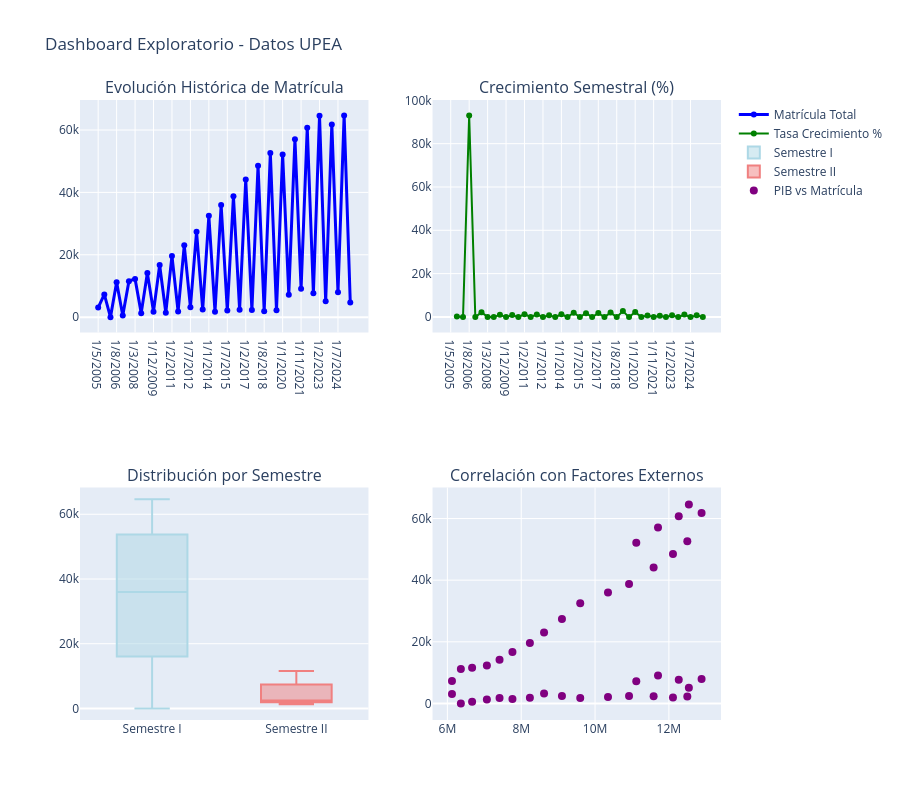
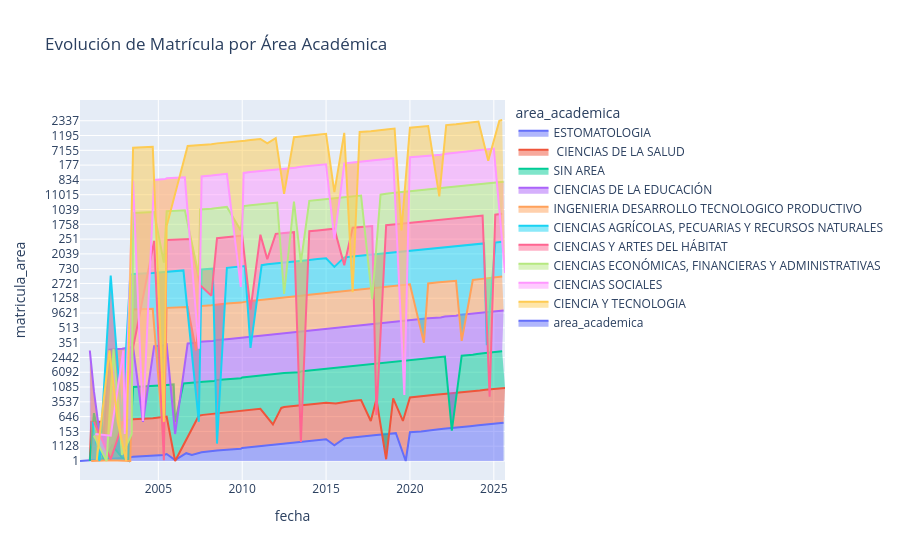

These figures' notebook cell, in order:
### Code cell
# ============================================================================
# VISUALIZACIONES EXPLORATORIAS
# ============================================================================

print("\n" + "="*60)
print("📊 VISUALIZACIONES EXPLORATORIAS")
print("="*60)

# 1. Evolución histórica de la matrícula
fig = make_subplots(
    rows=2, cols=2,
    subplot_titles=('Evolución Histórica de Matrícula',
                   'Crecimiento Semestral (%)',
                   'Distribución por Semestre',
                   'Correlación con Factores Externos'),
    specs=[[{"secondary_y": False}, {"secondary_y": False}],
           [{"secondary_y": False}, {"secondary_y": False}]]
)

# Gráfico 1: Evolución histórica
fig.add_trace(
    go.Scatter(x=df_completo['fecha'],
               y=df_completo['matricula_total'],
               mode='lines+markers',
               name='Matrícula Total',
               line=dict(color='blue', width=3)),
    row=1, col=1
)

# Gráfico 2: Tasa de crecimiento
fig.add_trace(
    go.Scatter(x=df_completo['fecha'],
               y=df_completo['tasa_crecimiento'],
               mode='lines+markers',
               name='Tasa Crecimiento %',
               line=dict(color='green', width=2)),
    row=1, col=2
)

# Gráfico 3: Box plot por semestre
semestre_I = df_completo[df_completo['semestre'] == 'I']['matricula_total']
semestre_II = df_completo[df_completo['semestre'] == 'II']['matricula_total']

fig.add_trace(
    go.Box(y=semestre_I, name='Semestre I',
           marker_color='lightblue'),
    row=2, col=1
)

fig.add_trace(
    go.Box(y=semestre_II, name='Semestre II',
           marker_color='lightcoral'),
    row=2, col=1
)

# Gráfico 4: Correlación con PIB
fig.add_trace(
    go.Scatter(x=df_completo['pib_departamental_millones_bs'],
               y=df_completo['matricula_total'],
               mode='markers',
               name='PIB vs Matrícula',
               marker=dict(size=8, color='purple')),
    row=2, col=2
)

fig.update_layout(height=800, showlegend=True,
                  title_text="Dashboard Exploratorio - Datos UPEA")
fig.show()

# 2. Distribución por áreas académicas
fig_areas = px.area(df_areas,
                   x='fecha',
                   y='matricula_area',
                   color='area_academica',
                   title='Evolución de Matrícula por Área Académica')
fig_areas.show()

# 3. Matriz de correlación
columnas_numericas = ['matricula_total', 'pib_departamental_millones_bs',
                     'poblacion_el_alto', 'graduados_secundaria', 'tasa_desempleo_juvenil']
matriz_corr = df_completo[columnas_numericas].corr()

plt.figure(figsize=(10, 8))
sns.heatmap(matriz_corr, annot=True, cmap='RdYlBu_r', center=0,
            square=True, linewidths=0.5)
plt.title('Matriz de Correlación - Variables UPEA')
plt.tight_layout()
plt.show()

### Figure 1 — Plotly figure (JSON) as saved in the notebook; plotly's stock layout.template omitted (floating-point values rounded to 4 significant figures)
{"data": [{"line": {"color": "blue", "width": 3}, "mode": "lines+markers", "name": "Matrícula Total", "type": "scatter", "x": ["1/5/2005", "1/7/2005", "1/1/2006", "1/8/2006", "1/6/2007", "1/7/2007", "1/3/2008", "1/7/2008", "1/2/2009", "1/12/2009", "1/2/2010", "1/7/2010", "1/2/2011", "1/11/2011", "1/2/2012", "1/7/2012", "1/2/2013", "1/7/2013", "1/1/2014", "1/7/2014", "1/1/2015", "1/7/2015", "1/2/2016", "1/7/2016", "1/2/2017", "1/7/2017", "1/2/2018", "1/8/2018", "1/1/2019", "1/8/2019", "1/1/2020", "1/9/2020", "1/2/2021", "1/11/2021", "1/2/2022", "1/7/2022", "1/2/2023", "1/10/2023", "1/1/2024", "1/7/2024", "1/2/2025", "1/7/2025"], "xaxis": "x", "y": [3075, 7275, 12, 11180, 514, 11545, 12273, 1292, 14149, 1772, 16711, 1428, 19618, 1825, 23022, 3199, 27402, 2420, 32481, 1756, 35965, 2107, 38768, 2388, 44134, 2315, 48501, 1888, 52633, 2222, 52177, 7169, 57060, 9077, 60713, 7673, 64557, 5066, 61788, 7954, 64684, 4670], "yaxis": "y"}, {"line": {"color": "green", "width": 2}, "mode": "lines+markers", "name": "Tasa Crecimiento %", "type": "scatter", "x": ["1/5/2005", "1/7/2005", "1/1/2006", "1/8/2006", "1/6/2007", "1/7/2007", "1/3/2008", "1/7/2008", "1/2/2009", "1/12/2009", "1/2/2010", "1/7/2010", "1/2/2011", "1/11/2011", "1/2/2012", "1/7/2012", "1/2/2013", "1/7/2013", "1/1/2014", "1/7/2014", "1/1/2015", "1/7/2015", "1/2/2016", "1/7/2016", "1/2/2017", "1/7/2017", "1/2/2018", "1/8/2018", "1/1/2019", "1/8/2019", "1/1/2020", "1/9/2020", "1/2/2021", "1/11/2021", "1/2/2022", "1/7/2022", "1/2/2023", "1/10/2023", "1/1/2024", "1/7/2024", "1/2/2025", "1/7/2025"], "xaxis": "x2", "y": [NaN, 136.6, -99.84, 93070.0, -95.4, 2146.0, 6.306, -89.47, 995.1, -87.48, 843.1, -91.45, 1274.0, -90.7, 1161.0, -86.1, 756.6, -91.17, 1242.0, -94.59, 1948.0, -94.14, 1740.0, -93.84, 1748.0, -94.75, 1995.0, -96.11, 2688.0, -95.78, 2248.0, -86.26, 695.9, -84.09, 568.9, -87.36, 741.4, -92.15, 1120.0, -87.13, 713.2, -92.78], "yaxis": "y2"}, {"marker": {"color": "lightblue"}, "name": "Semestre I", "type": "box", "xaxis": "x3", "y": [3075, 12, 514, 12273, 14149, 16711, 19618, 23022, 27402, 32481, 35965, 38768, 44134, 48501, 52633, 52177, 57060, 60713, 64557, 61788, 64684], "yaxis": "y3"}, {"marker": {"color": "lightcoral"}, "name": "Semestre II", "type": "box", "xaxis": "x3", "y": [7275, 11180, 11545, 1292, 1772, 1428, 1825, 3199, 2420, 1756, 2107, 2388, 2315, 1888, 2222, 7169, 9077, 7673, 5066, 7954, 4670], "yaxis": "y3"}, {"marker": {"color": "purple", "size": 8}, "mode": "markers", "name": "PIB vs Matrícula", "type": "scatter", "x": [6124000.0, 6124000.0, 6365000.0, 6365000.0, 6669000.0, 6669000.0, 7070000.0, 7070000.0, 7413000.0, 7413000.0, 7762000.0, 7762000.0, 8235000.0, 8235000.0, 8618000.0, 8618000.0, 9103000.0, 9103000.0, 9598000.0, 9598000.0, 10350000.0, 10350000.0, 10920000.0, 10920000.0, 11590000.0, 11590000.0, 12110000.0, 12110000.0, 12500000.0, 12500000.0, 11120000.0, 11120000.0, 11710000.0, 11710000.0, 12270000.0, 12270000.0, 12540000.0, 12540000.0, 12880000.0, 12880000.0, NaN, NaN], "xaxis": "x4", "y": [3075, 7275, 12, 11180, 514, 11545, 12273, 1292, 14149, 1772, 16711, 1428, 19618, 1825, 23022, 3199, 27402, 2420, 32481, 1756, 35965, 2107, 38768, 2388, 44134, 2315, 48501, 1888, 52633, 2222, 52177, 7169, 57060, 9077, 60713, 7673, 64557, 5066, 61788, 7954, 64684, 4670], "yaxis": "y4"}], "layout": {"annotations": [{"font": {"size": 16}, "showarrow": false, "text": "Evolución Histórica de Matrícula", "x": 0.225, "xanchor": "center", "xref": "paper", "y": 1, "yanchor": "bottom", "yref": "paper"}, {"font": {"size": 16}, "showarrow": false, "text": "Crecimiento Semestral (%)", "x": 0.775, "xanchor": "center", "xref": "paper", "y": 1, "yanchor": "bottom", "yref": "paper"}, {"font": {"size": 16}, "showarrow": false, "text": "Distribución por Semestre", "x": 0.225, "xanchor": "center", "xref": "paper", "y": 0.375, "yanchor": "bottom", "yref": "paper"}, {"font": {"size": 16}, "showarrow": false, "text": "Correlación con Factores Externos", "x": 0.775, "xanchor": "center", "xref": "paper", "y": 0.375, "yanchor": "bottom", "yref": "paper"}], "height": 800, "showlegend": true, "title": {"text": "Dashboard Exploratorio - Datos UPEA"}, "xaxis": {"anchor": "y", "domain": [0, 0.45]}, "xaxis2": {"anchor": "y2", "domain": [0.55, 1]}, "xaxis3": {"anchor": "y3", "domain": [0, 0.45]}, "xaxis4": {"anchor": "y4", "domain": [0.55, 1]}, "yaxis": {"anchor": "x", "domain": [0.625, 1]}, "yaxis2": {"anchor": "x2", "domain": [0.625, 1]}, "yaxis3": {"anchor": "x3", "domain": [0, 0.375]}, "yaxis4": {"anchor": "x4", "domain": [0, 0.375]}}}

### Figure 2 — Plotly figure (JSON) as saved in the notebook; plotly's stock layout.template omitted (floating-point values rounded to 4 significant figures)
{"data": [{"fillpattern": {"shape": ""}, "hovertemplate": "area_academica=ESTOMATOLOGIA<br>fecha=%{x}<br>matricula_area=%{y}<extra></extra>", "legendgroup": "ESTOMATOLOGIA", "line": {"color": "#636efa"}, "marker": {"symbol": "circle"}, "mode": "lines", "name": "ESTOMATOLOGIA", "orientation": "v", "showlegend": true, "stackgroup": "1", "type": "scatter", "x": ["2000-05-01", "2001-03-01", "2002-04-01", "2002-11-01", "2003-05-01", "2003-07-01", "2004-10-01", "2005-05-01", "2005-07-01", "2006-01-01", "2006-09-01", "2007-01-01", "2007-08-01", "2008-05-01", "2008-07-01", "2009-02-01", "2009-12-01", "2010-01-01", "2010-07-01", "2011-02-01", "2011-07-01", "2012-01-01", "2012-07-01", "2013-02-01", "2013-07-01", "2014-01-01", "2014-07-01", "2015-01-01", "2015-07-01", "2016-02-01", "2016-08-01", "2017-01-01", "2017-10-01", "2018-01-01", "2018-09-01", "2019-03-01", "2019-10-01", "2020-01-01", "2020-09-01", "2021-01-01", "2021-07-01", "2022-01-01", "2022-09-01", "2023-01-01", "2023-08-01", "2024-02-01", "2024-09-01", "2025-01-01", "2025-08-01"], "xaxis": "x", "y": ["1", "3", "10", "12", "8", "62", "768", "5", "673", "3", "608", "5", "685", "694", "82", "873", "53", "1027", "47", "1128", "37", "1171", "115", "1296", "113", "1444", "35", "1516", "37", "1477", "13", "1483", "9", "1466", "6", "1467", "1", "1559", "153", "1999", "57", "2168", "56", "2280", "17", "2300", "46", "2412", "59"], "yaxis": "y"}, {"fillpattern": {"shape": ""}, "hovertemplate": "area_academica= CIENCIAS DE LA SALUD<br>fecha=%{x}<br>matricula_area=%{y}<extra></extra>", "legendgroup": " CIENCIAS DE LA SALUD", "line": {"color": "#EF553B"}, "marker": {"symbol": "circle"}, "mode": "lines", "name": " CIENCIAS DE LA SALUD", "orientation": "v", "showlegend": true, "stackgroup": "1", "type": "scatter", "x": ["2000-12-01", "2001-01-01", "2001-08-01", "2002-02-01", "2002-11-01", "2003-06-01", "2003-07-01", "2004-09-01", "2005-05-01", "2005-07-01", "2006-01-01", "2006-10-01", "2007-06-01", "2007-09-01", "2008-03-01", "2008-07-01", "2009-02-01", "2009-12-01", "2010-01-01", "2010-07-01", "2011-02-01", "2011-11-01", "2012-05-01", "2012-07-01", "2013-05-01", "2013-07-01", "2014-01-01", "2014-07-01", "2015-01-01", "2015-08-01", "2016-02-01", "2016-07-01", "2017-02-01", "2017-09-01", "2018-01-01", "2018-08-01", "2019-01-01", "2019-08-01", "2020-01-01", "2020-09-01", "2021-01-01", "2021-07-01", "2022-01-01", "2022-09-01", "2023-04-01", "2023-10-01", "2024-03-01", "2024-07-01", "2025-01-01", "2025-09-01"], "xaxis": "x", "y": ["1", "2", "2", "8", "7", "270", "145", "1086", "680", "646", "1", "1483", "98", "1628", "1792", "30", "2047", "42", "2216", "24", "2541", "46", "2702", "130", "2959", "60", "3144", "28", "3492", "28", "3537", "31", "3767", "7", "3783", "10", "4045", "7", "4050", "232", "4463", "240", "4922", "81", "5480", "40", "5802", "91", "6240", "38"], "yaxis": "y"}, {"fillpattern": {"shape": ""}, "hovertemplate": "area_academica=SIN AREA<br>fecha=%{x}<br>matricula_area=%{y}<extra></extra>", "legendgroup": "SIN AREA", "line": {"color": "#00cc96"}, "marker": {"symbol": "circle"}, "mode": "lines", "name": "SIN AREA", "orientation": "v", "showlegend": true, "stackgroup": "1", "type": "scatter", "x": ["2000-12-01", "2001-03-01", "2001-10-01", "2002-04-01", "2002-11-01", "2003-04-01", "2003-07-01", "2004-09-01", "2005-05-01", "2005-12-01", "2006-01-01", "2006-07-01", "2007-06-01", "2007-09-01", "2008-05-01", "2008-07-01", "2009-02-01", "2009-12-01", "2010-01-01", "2010-07-01", "2011-05-01", "2011-07-01", "2012-01-01", "2012-07-01", "2013-06-01", "2013-07-01", "2014-01-01", "2014-07-01", "2015-01-01", "2015-10-01", "2016-02-01", "2016-07-01", "2017-02-01", "2017-07-01", "2018-02-01", "2018-08-01", "2019-01-01", "2019-08-01", "2020-01-01", "2020-09-01", "2021-02-01", "2021-11-01", "2022-02-01", "2022-07-01", "2023-02-01", "2023-10-01", "2024-01-01", "2024-07-01", "2025-02-01", "2025-07-01"], "xaxis": "x", "y": ["1", "30", "3", "37", "8", "1", "1085", "1654", "1183", "931", "2", "2452", "18", "2551", "2692", "371", "2878", "647", "3662", "394", "4507", "453", "5145", "598", "6092", "485", "7364", "324", "8136", "382", "8830", "379", "9741", "355", "10852", "402", "11998", "463", "11315", "2106", "13078", "2442", "14290", "1999", "14573", "1743", "13897", "2519", "15859", "1260"], "yaxis": "y"}, {"fillpattern": {"shape": ""}, "hovertemplate": "area_academica=CIENCIAS DE LA EDUCACIÓN<br>fecha=%{x}<br>matricula_area=%{y}<extra></extra>", "legendgroup": "CIENCIAS DE LA EDUCACIÓN", "line": {"color": "#ab63fa"}, "marker": {"symbol": "circle"}, "mode": "lines", "name": "CIENCIAS DE LA EDUCACIÓN", "orientation": "v", "showlegend": true, "stackgroup": "1", "type": "scatter", "x": ["2000-12-01", "2001-03-01", "2001-09-01", "2002-02-01", "2002-11-01", "2003-06-01", "2003-07-01", "2004-02-01", "2004-10-01", "2005-05-01", "2005-07-01", "2006-01-01", "2006-10-01", "2007-06-01", "2007-07-01", "2008-04-01", "2008-07-01", "2009-02-01", "2009-08-01", "2010-01-01", "2010-09-01", "2011-01-01", "2011-07-01", "2012-01-01", "2012-07-01", "2013-02-01", "2013-07-01", "2014-01-01", "2014-07-01", "2015-01-01", "2015-07-01", "2016-02-01", "2016-09-01", "2017-01-01", "2017-09-01", "2018-01-01", "2018-11-01", "2019-03-01", "2019-09-01", "2020-01-01", "2020-10-01", "2021-02-01", "2021-11-01", "2022-02-01", "2022-10-01", "2023-01-01", "2023-07-01", "2024-01-01", "2024-10-01", "2025-02-01", "2025-08-01"], "xaxis": "x", "y": ["4", "40", "5", "65", "25", "135", "1162", "2", "2262", "478", "2396", "6", "2846", "351", "2492", "2587", "327", "2763", "399", "2904", "356", "2978", "423", "3351", "710", "3872", "437", "4397", "426", "4888", "513", "5313", "726", "6335", "829", "7426", "605", "8289", "619", "8801", "1565", "9444", "1535", "9432", "1734", "10177", "966", "9621", "1497", "9904", "859"], "yaxis": "y"}, {"fillpattern": {"shape": ""}, "hovertemplate": "area_academica=INGENIERIA DESARROLLO TECNOLOGICO PRODUCTIVO<br>fecha=%{x}<br>matricula_area=%{y}<extra></extra>", "legendgroup": "INGENIERIA DESARROLLO TECNOLOGICO PRODUCTIVO", "line": {"color": "#FFA15A"}, "marker": {"symbol": "circle"}, "mode": "lines", "name": "INGENIERIA DESARROLLO TECNOLOGICO PRODUCTIVO", "orientation": "v", "showlegend": true, "stackgroup": "1", "type": "scatter", "x": ["2001-01-01", "2002-03-01", "2003-05-01", "2003-07-01", "2004-09-01", "2005-05-01", "2005-07-01", "2006-10-01", "2007-04-01", "2007-07-01", "2008-03-01", "2008-07-01", "2009-02-01", "2009-12-01", "2010-03-01", "2010-07-01", "2011-02-01", "2011-09-01", "2012-01-01", "2012-07-01", "2013-03-01", "2013-07-01", "2014-01-01", "2014-07-01", "2015-01-01", "2015-07-01", "2016-02-01", "2016-08-01", "2017-01-01", "2017-08-01", "2018-01-01", "2018-08-01", "2019-01-01", "2019-07-01", "2020-01-01", "2020-11-01", "2021-02-01", "2021-08-01", "2022-03-01", "2022-10-01", "2023-02-01", "2023-10-01", "2024-03-01", "2024-08-01", "2025-02-01", "2025-07-01"], "xaxis": "x", "y": ["1", "3", "1", "89", "164", "37", "217", "302", "4", "319", "325", "51", "427", "94", "554", "86", "702", "250", "1258", "320", "1507", "227", "1789", "220", "1860", "215", "1875", "205", "2174", "224", "2323", "160", "2307", "239", "2415", "351", "2721", "333", "2599", "287", "2587", "196", "2559", "366", "2988", "386"], "yaxis": "y"}, {"fillpattern": {"shape": ""}, "hovertemplate": "area_academica=CIENCIAS AGRÍCOLAS, PECUARIAS Y RECURSOS NATURALES<br>fecha=%{x}<br>matricula_area=%{y}<extra></extra>", "legendgroup": "CIENCIAS AGRÍCOLAS, PECUARIAS Y RECURSOS NATURALES", "line": {"color": "#19d3f3"}, "marker": {"symbol": "circle"}, "mode": "lines", "name": "CIENCIAS AGRÍCOLAS, PECUARIAS Y RECURSOS NATURALES", "orientation": "v", "showlegend": true, "stackgroup": "1", "type": "scatter", "x": ["2001-02-01", "2001-07-01", "2002-03-01", "2002-11-01", "2003-05-01", "2003-07-01", "2004-09-01", "2005-05-01", "2005-07-01", "2006-07-01", "2007-06-01", "2007-08-01", "2008-04-01", "2008-07-01", "2009-02-01", "2009-12-01", "2010-03-01", "2010-07-01", "2011-03-01", "2011-07-01", "2012-02-01", "2012-07-01", "2013-02-01", "2013-07-01", "2014-01-01", "2014-07-01", "2015-01-01", "2015-07-01", "2016-02-01", "2016-08-01", "2017-02-01", "2017-08-01", "2018-01-01", "2018-08-01", "2019-01-01", "2019-08-01", "2020-01-01", "2020-09-01", "2021-02-01", "2021-10-01", "2022-03-01", "2022-10-01", "2023-01-01", "2023-09-01", "2024-06-01", "2024-08-01", "2025-02-01", "2025-07-01"], "xaxis": "x", "y": ["2", "1", "11", "7", "64", "268", "712", "54", "621", "721", "2", "782", "730", "115", "846", "141", "1014", "135", "1151", "168", "1275", "244", "1460", "236", "1727", "139", "1832", "141", "1854", "143", "1995", "126", "2039", "132", "2155", "150", "2178", "301", "2490", "471", "2583", "483", "3047", "284", "2894", "478", "2891", "317"], "yaxis": "y"}, {"fillpattern": {"shape": ""}, "hovertemplate": "area_academica=CIENCIAS Y ARTES DEL HÁBITAT<br>fecha=%{x}<br>matricula_area=%{y}<extra></extra>", "legendgroup": "CIENCIAS Y ARTES DEL HÁBITAT", "line": {"color": "#FF6692"}, "marker": {"symbol": "circle"}, "mode": "lines", "name": "CIENCIAS Y ARTES DEL HÁBITAT", "orientation": "v", "showlegend": true, "stackgroup": "1", "type": "scatter", "x": ["2001-03-01", "2002-03-01", "2002-12-01", "2003-07-01", "2004-10-01", "2005-05-01", "2005-07-01", "2006-12-01", "2007-07-01", "2008-03-01", "2008-07-01", "2009-02-01", "2009-12-01", "2010-01-01", "2010-07-01", "2011-02-01", "2011-07-01", "2012-01-01", "2012-07-01", "2013-02-01", "2013-07-01", "2014-01-01", "2014-07-01", "2015-01-01", "2015-07-01", "2016-02-01", "2016-08-01", "2017-02-01", "2017-10-01", "2018-01-01", "2018-08-01", "2019-03-01", "2019-09-01", "2020-01-01", "2020-09-01", "2021-02-01", "2021-07-01", "2022-02-01", "2022-09-01", "2023-02-01", "2023-07-01", "2024-05-01", "2024-10-01", "2025-02-01", "2025-07-01"], "xaxis": "x", "y": ["2", "10", "2", "135", "213", "3", "186", "251", "239", "227", "22", "282", "32", "349", "89", "466", "139", "650", "162", "796", "113", "968", "112", "1056", "156", "1151", "188", "1456", "171", "1628", "104", "1758", "180", "1774", "200", "1892", "373", "2140", "292", "2210", "154", "2098", "232", "2053", "73"], "yaxis": "y"}, {"fillpattern": {"shape": ""}, "hovertemplate": "area_academica=CIENCIAS ECONÓMICAS, FINANCIERAS Y ADMINISTRATIVAS<br>fecha=%{x}<br>matricula_area=%{y}<extra></extra>", "legendgroup": "CIENCIAS ECONÓMICAS, FINANCIERAS Y ADMINISTRATIVAS", "line": {"color": "#B6E880"}, "marker": {"symbol": "circle"}, "mode": "lines", "name": "CIENCIAS ECONÓMICAS, FINANCIERAS Y ADMINISTRATIVAS", "orientation": "v", "showlegend": true, "stackgroup": "1", "type": "scatter", "x": ["2001-03-01", "2001-12-01", "2002-05-01", "2002-11-01", "2003-06-01", "2003-07-01", "2004-10-01", "2005-05-01", "2005-07-01", "2006-08-01", "2007-06-01", "2007-07-01", "2008-03-01", "2008-07-01", "2009-02-01", "2009-12-01", "2010-02-01", "2010-07-01", "2011-02-01", "2011-11-01", "2012-02-01", "2012-07-01", "2013-02-01", "2013-07-01", "2014-01-01", "2014-07-01", "2015-01-01", "2015-07-01", "2016-02-01", "2016-08-01", "2017-02-01", "2017-10-01", "2018-04-01", "2018-08-01", "2019-04-01", "2019-07-01", "2020-01-01", "2020-09-01", "2021-02-01", "2021-08-01", "2022-01-01", "2022-07-01", "2023-02-01", "2023-08-01", "2024-01-01", "2024-07-01", "2025-01-01", "2025-08-01"], "xaxis": "x", "y": ["9", "1", "25", "5", "6", "354", "662", "244", "688", "971", "11", "1039", "1270", "77", "1600", "112", "2086", "55", "2716", "45", "3771", "220", "4999", "244", "6390", "128", "7266", "173", "8245", "223", "9813", "250", "11015", "166", "11917", "211", "11761", "1000", "11510", "2341", "13075", "1479", "14017", "830", "13069", "1502", "12995", "811"], "yaxis": "y"}, {"fillpattern": {"shape": ""}, "hovertemplate": "area_academica=CIENCIAS SOCIALES<br>fecha=%{x}<br>matricula_area=%{y}<extra></extra>", "legendgroup": "CIENCIAS SOCIALES", "line": {"color": "#FF97FF"}, "marker": {"symbol": "circle"}, "mode": "lines", "name": "CIENCIAS SOCIALES", "orientation": "v", "showlegend": true, "stackgroup": "1", "type": "scatter", "x": ["2001-04-01", "2002-03-01", "2002-12-01", "2003-01-01", "2003-07-01", "2004-02-01", "2004-10-01", "2005-06-01", "2005-07-01", "2006-08-01", "2007-06-01", "2007-08-01", "2008-03-01", "2008-07-01", "2009-02-01", "2009-12-01", "2010-02-01", "2010-07-01", "2011-02-01", "2011-07-01", "2012-01-01", "2012-07-01", "2013-03-01", "2013-07-01", "2014-01-01", "2014-07-01", "2015-01-01", "2015-07-01", "2016-02-01", "2016-08-01", "2017-01-01", "2017-07-01", "2018-01-01", "2018-09-01", "2019-01-01", "2019-09-01", "2020-01-01", "2020-08-01", "2021-05-01", "2021-11-01", "2022-03-01", "2022-09-01", "2023-05-01", "2023-10-01", "2024-02-01", "2024-09-01", "2025-01-01", "2025-09-01"], "xaxis": "x", "y": ["6", "9", "4", "6", "330", "7", "834", "389", "746", "1370", "25", "1534", "1658", "137", "1939", "160", "2267", "131", "2677", "184", "2814", "534", "3397", "348", "4063", "177", "4523", "251", "4899", "265", "5531", "230", "6046", "225", "6688", "240", "6363", "986", "7204", "1062", "7345", "1013", "7793", "591", "7155", "993", "7004", "712"], "yaxis": "y"}, {"fillpattern": {"shape": ""}, "hovertemplate": "area_academica=CIENCIA Y TECNOLOGIA<br>fecha=%{x}<br>matricula_area=%{y}<extra></extra>", "legendgroup": "CIENCIA Y TECNOLOGIA", "line": {"color": "#FECB52"}, "marker": {"symbol": "circle"}, "mode": "lines", "name": "CIENCIA Y TECNOLOGIA", "orientation": "v", "showlegend": true, "stackgroup": "1", "type": "scatter", "x": ["2001-05-01", "2002-02-01", "2002-08-01", "2003-02-01", "2003-07-01", "2004-09-01", "2005-05-01", "2005-07-01", "2006-10-01", "2007-09-01", "2008-03-01", "2008-07-01", "2009-02-01", "2009-12-01", "2010-03-01", "2010-07-01", "2011-02-01", "2011-07-01", "2012-01-01", "2012-07-01", "2013-02-01", "2013-07-01", "2014-01-01", "2014-07-01", "2015-01-01", "2015-07-01", "2016-02-01", "2016-08-01", "2017-01-01", "2017-09-01", "2018-01-01", "2018-08-01", "2019-02-01", "2019-07-01", "2020-01-01", "2020-07-01", "2021-02-01", "2021-10-01", "2022-03-01", "2022-10-01", "2023-03-01", "2023-07-01", "2024-02-01", "2024-09-01", "2025-05-01", "2025-07-01"], "xaxis": "x", "y": ["3", "4", "2", "1", "99", "206", "2", "171", "176", "276", "298", "80", "494", "92", "632", "111", "752", "80", "885", "166", "1024", "157", "1195", "167", "1396", "211", "1587", "215", "1839", "114", "1923", "78", "2009", "112", "1961", "275", "2259", "223", "2159", "249", "2393", "245", "2392", "230", "2337", "158"], "yaxis": "y"}, {"fillpattern": {"shape": ""}, "hovertemplate": "area_academica=area_academica<br>fecha=%{x}<br>matricula_area=%{y}<extra></extra>", "legendgroup": "area_academica", "line": {"color": "#636efa"}, "marker": {"symbol": "circle"}, "mode": "lines", "name": "area_academica", "orientation": "v", "showlegend": true, "stackgroup": "1", "type": "scatter", "x": ["fecha"], "xaxis": "x", "y": ["matricula_area"], "yaxis": "y"}], "layout": {"legend": {"title": {"text": "area_academica"}, "tracegroupgap": 0}, "title": {"text": "Evolución de Matrícula por Área Académica"}, "xaxis": {"anchor": "y", "domain": [0, 1], "title": {"text": "fecha"}}, "yaxis": {"anchor": "x", "domain": [0, 1], "title": {"text": "matricula_area"}}}}
